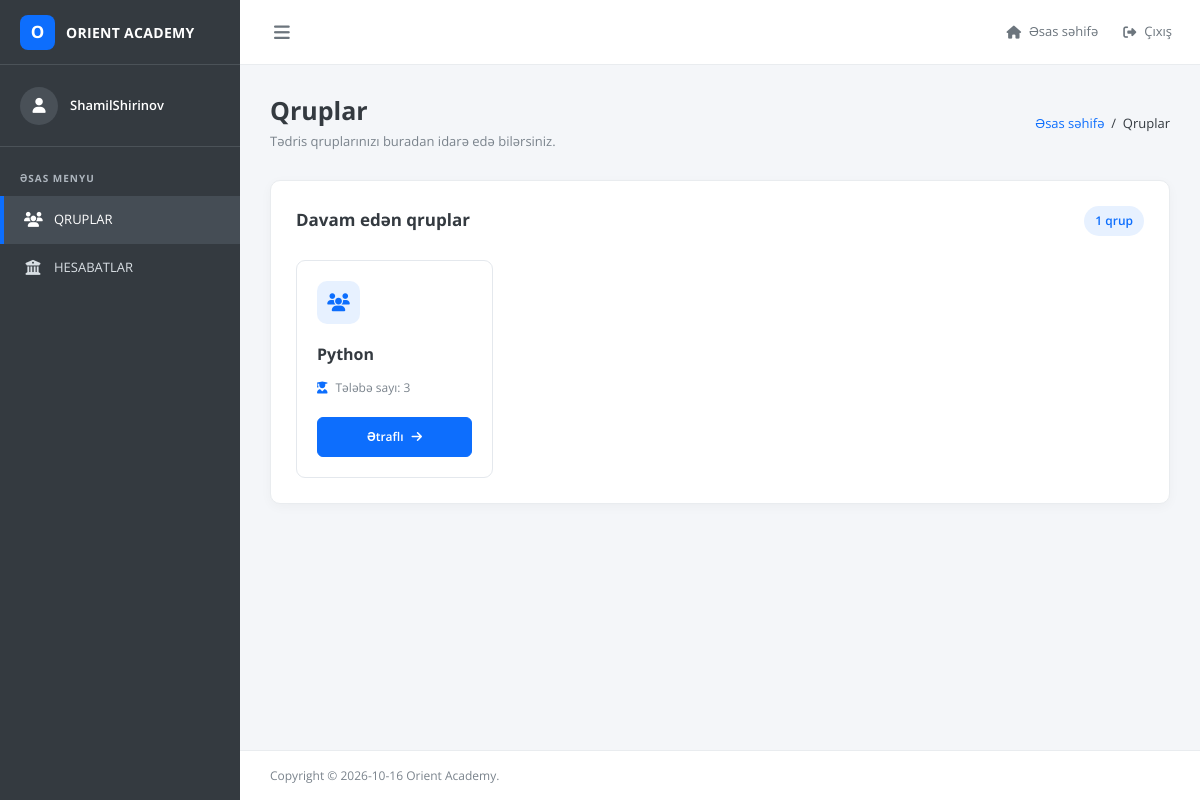
Page /dash/groups/ (signed in) on the committed database.
### admindashboard/models.py (models this page shows, shortened)
class Teacher(models.Model):
    full_name = models.CharField(max_length=100)
    password = models.CharField(max_length=100)
    class Meta:
        verbose_name = "Teacher"
        verbose_name_plural = "Teachers"

class courses(models.Model):
    name = models.CharField(max_length=100)
    teacher = models.ForeignKey(
        Teacher,
        on_delete=models.CASCADE,
        related_name="courses"
    )
    start_date = models.DateField(
        null=True,
        blank=True
    )
    end_date = models.DateField(
        null=True,
        blank=True
    )
    class Meta:
        verbose_name = "Course"
        verbose_name_plural = "Courses"

### admindashboard/views.py (the view)
# urls.py: path("groups/", views.groups, name="groups"),
def groups(request):
    teacher_id = request.session.get("teacher_id")
    if not teacher_id:
        return redirect("orientlogin")
    teacher = get_object_or_404(
        Teacher,
        id=teacher_id
    )
    group_list = courses.objects.filter(
        teacher=teacher
    )
    context = {
        "teacher": teacher,
        "groups": group_list
    }
    return render(request, "groups.html", context)

### templates/groups.html (shortened to what this page needs)
<!DOCTYPE html>
<html lang="az">
<head>
    <link href="https://cdn.jsdelivr.net/npm/bootstrap@5.3.2/dist/css/bootstrap.min.css"
          rel="stylesheet">
    <link rel="stylesheet"
          href="https://cdnjs.cloudflare.com/ajax/libs/font-awesome/6.4.0/css/all.min.css">
</head>
<body>
<div class="sidebar">
    <div class="logo">
        <div class="logo-icon">O</div>
        <div class="logo-text">ORIENT ACADEMY</div>
    </div>
    <div class="profile">
        <div class="profile-icon">
            <i class="fa-solid fa-user"></i>
        </div>
        <div class="profile-name">
            {{ teacher.full_name }}
        </div>
    </div>
    <div class="menu">
        <div class="menu-heading">ƏSAS MENYU</div>
        <a href="{% url 'groups' %}" class="active">
            <i class="fa-solid fa-users"></i>
            QRUPLAR
        </a>
        <a href="#">
            <i class="fa-solid fa-building-columns"></i>
            HESABATLAR
        </a>
    </div>
</div>
<div class="main">
    <div class="topbar">
        <button type="button" class="hamburger" aria-label="Menyu">
            <i class="fa-solid fa-bars"></i>
        </button>
        <div class="topbar-right">
            <a href="{% url 'homepage' %}" class="home-button">
                <i class="fa-solid fa-house"></i>
                Əsas səhifə
            </a>
            <a href="{% url 'logout' %}" class="logout">
                <i class="fa-solid fa-right-from-bracket"></i>
                Çıxış
            </a>
        </div>
    </div>
    <div class="content">
        <div class="page-header">
            <div>
                <h1 class="page-title">Qruplar</h1>
                <div class="page-subtitle">
                    Tədris qruplarınızı buradan idarə edə bilərsiniz.
                </div>
            </div>
            <div class="breadcrumb">
                <a href="{% url 'homepage' %}">Əsas səhifə</a>
                &nbsp; / &nbsp;
                <span>Qruplar</span>
            </div>
        </div>
        <div class="groups-box">
            <div class="groups-box-header">
                <h2 class="groups-title">Davam edən qruplar</h2>
                {% if groups %}
                    <span class="groups-count-label">
                        {{ groups|length }} qrup
                    </span>
                {% endif %}
            </div>
            {% if groups %}
                <div class="groups-list">
                    {% for course in groups %}
                        <div class="group-card">
                            <div class="group-icon">
                                <i class="fa-solid fa-users"></i>
                            </div>
                            <div class="group-name">
                                {{ course.name }}
                            </div>
                            <div class="student-count">
                                <i class="fa-solid fa-user-graduate"></i>
                                Tələbə sayı: {{ course.students.count }}
                            </div>
                            <a href="{% url 'group_detail' course.id %}"
                               class="details-button">
                                Ətraflı
                                <i class="fa-solid fa-arrow-right"></i>
                            </a>
                        </div>
                    {% endfor %}
                </div>
            {% else %}
                <div class="empty-message">
                    <i class="fa-regular fa-folder-open"></i>
                    <p>Hazırda heç bir qrupunuz yoxdur.</p>
                </div>
            {% endif %}
        </div>
    </div>
    <footer class="footer">
        Copyright © {% now "Y-m-d" %} Orient Academy.
    </footer>
</div>
</body>
</html>

### templates/groups.html (style rules this page uses)
* { box-sizing: border-box; }
body { margin: 0; font-family: "Open Sans", Arial, sans-serif; background: #f4f6f9; color: #343a40; font-size: 14px; }
.sidebar { position: fixed; top: 0; left: 0; width: 240px; height: 100vh; background: #343a40; color: #fff; z-index: 100; }
.logo { height: 65px; display: flex; align-items: center; padding: 0 20px; border-bottom: 1px solid #4b5258; gap: 11px; }
.logo-icon { width: 35px; height: 35px; display: flex; align-items: center; justify-content: center; border-radius: 8px; background: #0d6efd; color: #fff; font-size: 17px; font-weight: 700; }
.logo-text { color: #fff; font-size: 14px; font-weight: 700; letter-spacing: 0.3px; }
.profile { display: flex; align-items: center; gap: 12px; min-height: 82px; padding: 16px 20px; border-bottom: 1px solid #4b5258; }
.profile-icon { width: 38px; height: 38px; min-width: 38px; display: flex; align-items: center; justify-content: center; border-radius: 50%; background: #495057; color: #fff; font-size: 15px; }
.profile-name { color: #fff; font-size: 13px; font-weight: 600; overflow-wrap: anywhere; }
.menu-heading { padding: 24px 20px 10px; color: #adb5bd; font-size: 10px; font-weight: 700; letter-spacing: 1px; }
.menu a { display: flex; align-items: center; gap: 12px; padding: 14px 20px; border-left: 4px solid transparent; color: #d9dfe4; text-decoration: none; font-size: 13px; transition: 0.2s; }
.menu a i { width: 18px; text-align: center; font-size: 15px; }
.menu a:hover, .menu a.active { background: #454d55; border-left-color: #0d6efd; color: #fff; }
.main { margin-left: 240px; min-height: 100vh; display: flex; flex-direction: column; }
.topbar { height: 65px; display: flex; align-items: center; justify-content: space-between; padding: 0 28px; background: #fff; border-bottom: 1px solid #e9ecef; }
.hamburger { border: none; background: transparent; color: #6c757d; font-size: 18px; }
.topbar-right { display: flex; align-items: center; gap: 25px; }
.home-button, .logout { display: inline-flex; align-items: center; gap: 8px; color: #6c757d; text-decoration: none; font-size: 13px; }
.content { flex: 1; padding: 30px; padding-bottom: 75px; }
.page-header { display: flex; justify-content: space-between; align-items: center; flex-wrap: wrap; gap: 12px; margin-bottom: 28px; }
.page-title { margin: 0; font-size: 25px; font-weight: 700; color: #343a40; }
.page-subtitle { margin-top: 7px; color: #7a838c; font-size: 13px; }
.breadcrumb { margin: 0; padding: 0; background: transparent; font-size: 13px; }
.breadcrumb a { color: #0d6efd; text-decoration: none; }
.groups-box { padding: 25px; background: #fff; border: 1px solid #e9ecef; border-radius: 10px; box-shadow: 0 3px 12px rgba(33, 37, 41, 0.035); }
.groups-box-header { display: flex; align-items: center; justify-content: space-between; gap: 12px; flex-wrap: wrap; margin-bottom: 24px; }
.groups-title { margin: 0; font-size: 17px; font-weight: 700; }
.groups-count-label { padding: 6px 11px; border-radius: 20px; background: #e7f1ff; color: #0d6efd; font-size: 12px; font-weight: 600; }
.groups-list { display: grid; grid-template-columns: repeat(auto-fill, minmax(190px, 1fr)); gap: 20px; }
.group-card { min-width: 0; min-height: 205px; display: flex; flex-direction: column; padding: 20px; background: #fff; border: 1px solid #e4e8ed; border-radius: 9px; transition: transform 0.2s, box-shadow 0.2s, border-color 0.2s; }
.group-icon { width: 43px; height: 43px; display: flex; align-items: center; justify-content: center; margin-bottom: 18px; border-radius: 10px; background: #e7f1ff; color: #0d6efd; font-size: 18px; }
.group-name { margin-bottom: 13px; font-size: 16px; font-weight: 700; color: #343a40; overflow-wrap: anywhere; }
.student-count { display: flex; align-items: center; gap: 8px; margin-bottom: 20px; color: #7a838c; font-size: 12px; }
.student-count i { color: #0d6efd; }
.details-button { display: flex; align-items: center; justify-content: center; gap: 8px; width: 100%; margin-top: auto; padding: 10px 12px; border: 1px solid #0d6efd; border-radius: 6px; background: #0d6efd; color: #fff; text-align: center; text-decoration: none; font-size: 12px; font-weight: 600; transition: 0.2s; }
.footer { min-height: 50px; display: flex; align-items: center; padding: 12px 30px; background: #fff; border-top: 1px solid #e9ecef; color: #7a838c; font-size: 12px; }

### rows in the picture
Teacher: full_name "ShamilShirinov"
courses: name "Python", students.count "3"

### other values in the picture
{{ groups|length }} "1"
